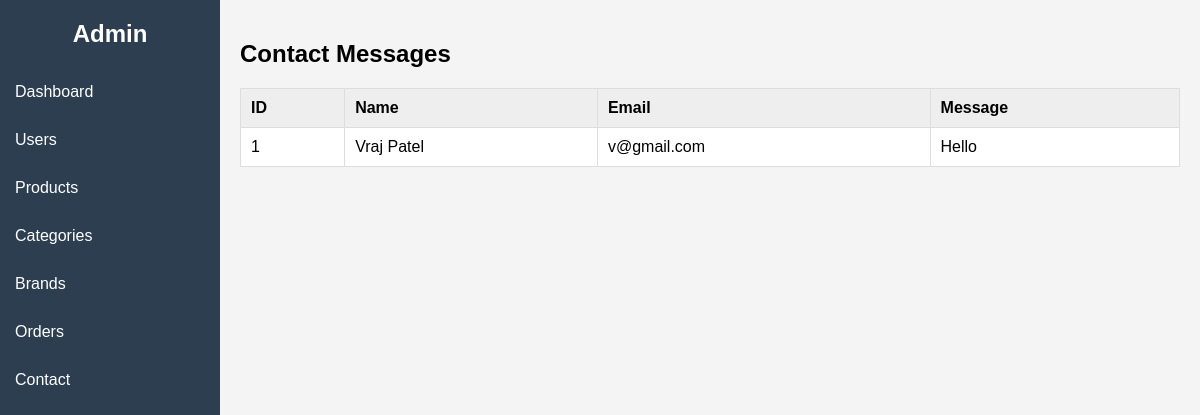
Page /admin/admin_dashboard.php?page=contact on the committed database.
### tables this page shows
CREATE TABLE `contact` (
  `contact_id` int(11) NOT NULL,
  `name` varchar(100) NOT NULL,
  `email` varchar(100) NOT NULL,
  `message` text NOT NULL,
  `created_at` datetime DEFAULT current_timestamp()
);

### admin/show_contact.php (the view)
<h2>Contact Messages</h2>
<table>
    <tr>
        <th>ID</th>
        <th>Name</th>
        <th>Email</th>
        <th>Message</th>
    </tr>
    <?php
    while ($row = mysqli_fetch_assoc($result)) {
        ?>
        <tr>
            <td>
                <?php echo $row['contact_id']; ?>
            </td>
            <td>
                <?php echo $row['name']; ?>
            </td>
            <td>
                <?php echo $row['email']; ?>
            </td>
            <td>
                <?php echo $row['message']; ?>
            </td>
        </tr>
        <?php
    }
    ?>
</table>

### admin/css/desh.css (style rules this page uses)
body { font-family: Arial; margin: 0; background: #f4f4f4; }
table { width: 100%; border-collapse: collapse; background: white; }
table, th, td { border: 1px solid #ddd; }
th, td { padding: 10px; text-align: left; }
th { background: #eee; }

### rows in the picture
contact: contact_id "1", name "Vraj Patel", email "v@gmail.com", message "Hello"
